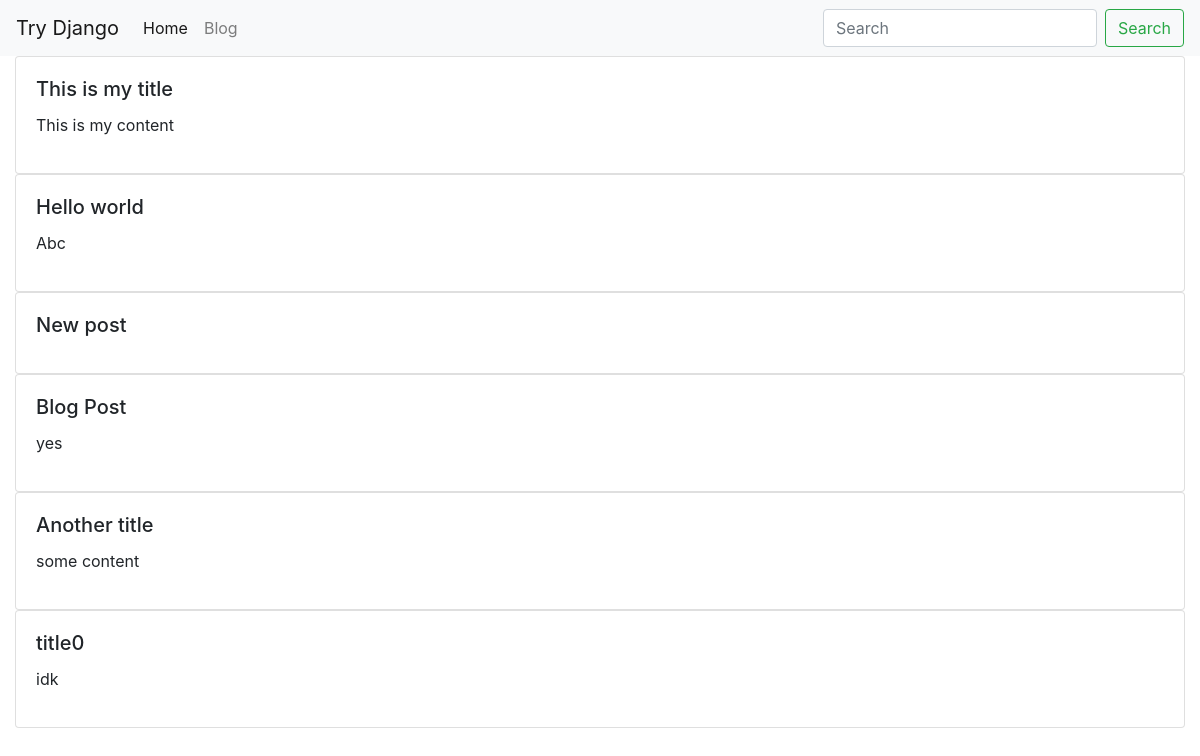
The page /blog/ on the database as committed earlier.
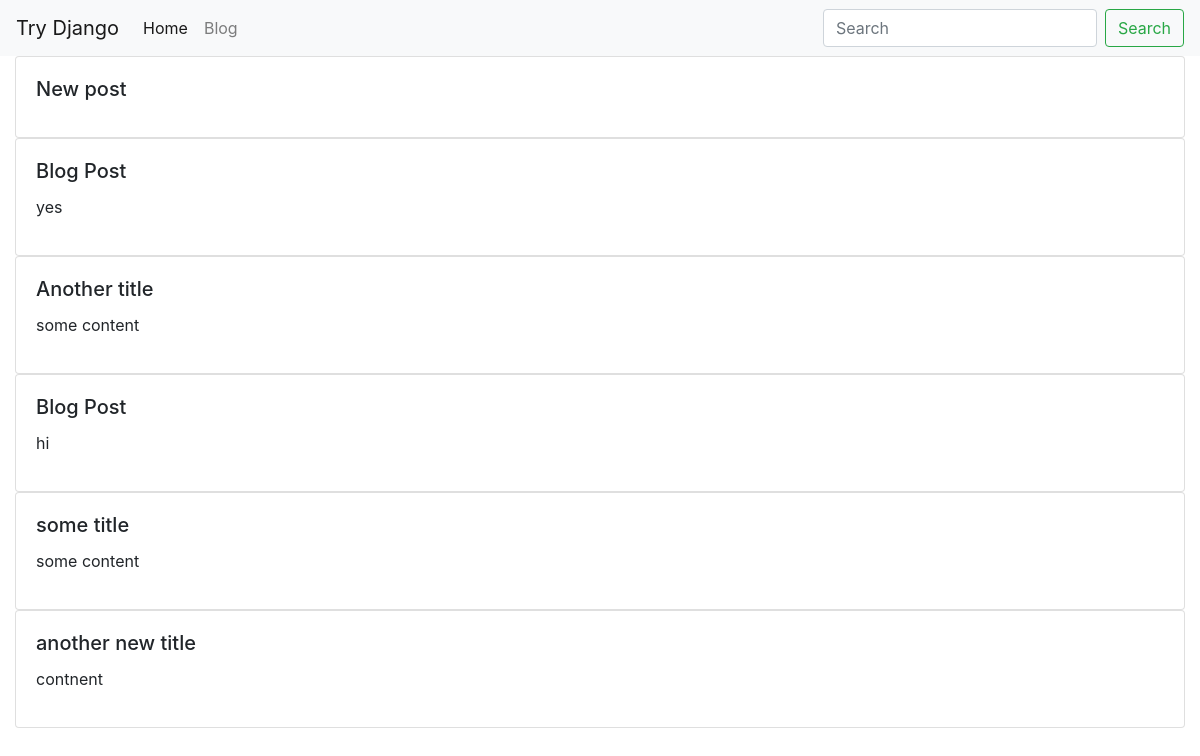
The same page on the database as committed later.
### blog/models.py (models this page shows, shortened)
class BlogPost(models.Model): #blogpost_set -> queryset
	user=models.ForeignKey(User, default=1, null=True, on_delete=models.SET_NULL)
	title = models.CharField(max_length=120)
	slug= models.SlugField(unique=True)
	content = models.TextField(null=True, blank=True)

### blog/views.py (the view)
# urls.py: path('', blog_post_list_view),
def blog_post_list_view(request):
	qs= BlogPost.objects.all()
	template_name= 'blog/list.html'
	context= {'object_list': qs}
	return render(request, template_name, context)

### blog/templates/blog/list.html
{% extends "base.html" %}
{% block content %}
<div class='class-group'>
	{% for object in object_list %}
		{% include 'blog/list-inline.html' with blog_post=object%}
	{% endfor %}
</div>
{% endblock %}

### templates/base.html (shortened to what this page needs)
<!doctype html>
<html lang="en">
  <head>
    <link rel="stylesheet" href="https://stackpath.bootstrapcdn.com/bootstrap/4.3.1/css/bootstrap.min.css">
  </head>
  <body>
    {% include 'navbar.html' %}
  	<div class="container-fluid">
          {% block content %}
          {% endblock %}
    </div>
  </body>
</html>

### templates/navbar.html (shortened to what this page needs)
<nav class="navbar navbar-expand-lg navbar-light bg-light">
  <a class="navbar-brand" href="/">Try Django</a>
  <div class="collapse navbar-collapse" id="navbarSupportedContent">
    <ul class="navbar-nav mr-auto">
      <li class="nav-item active">
        <a class="nav-link" href="/">Home </a>
      </li>
      <li class="nav-item">
        <a class="nav-link" href="/blog">Blog</a>
      </li>
    </ul>
    <form class="form-inline my-2 my-lg-0">
      <input class="form-control mr-sm-2" type="search" placeholder="Search" aria-label="Search">
      <button class="btn btn-outline-success my-2 my-sm-0" type="submit">Search</button>
    </form>
  </div>
</nav>

### blog/templates/blog/list-inline.html
<div class='card'>
	<div class='card-body'>
		<h5 class='card-title'>{{blog_post.title}}</h5>
		<p class='class-text'>{{blog_post.content}}</p>
	</div>
</div>

Rows that differ between the two databases and show on the page:
removed BlogPost: title "This is my title", content "This is my content"
removed BlogPost: title "Hello world", content "Abc"
removed BlogPost: title "title0", content "idk"
added BlogPost: title "Blog Post", content "hi"
added BlogPost: title "some title", content "some content"
added BlogPost: title "another new title", content "contnent"
